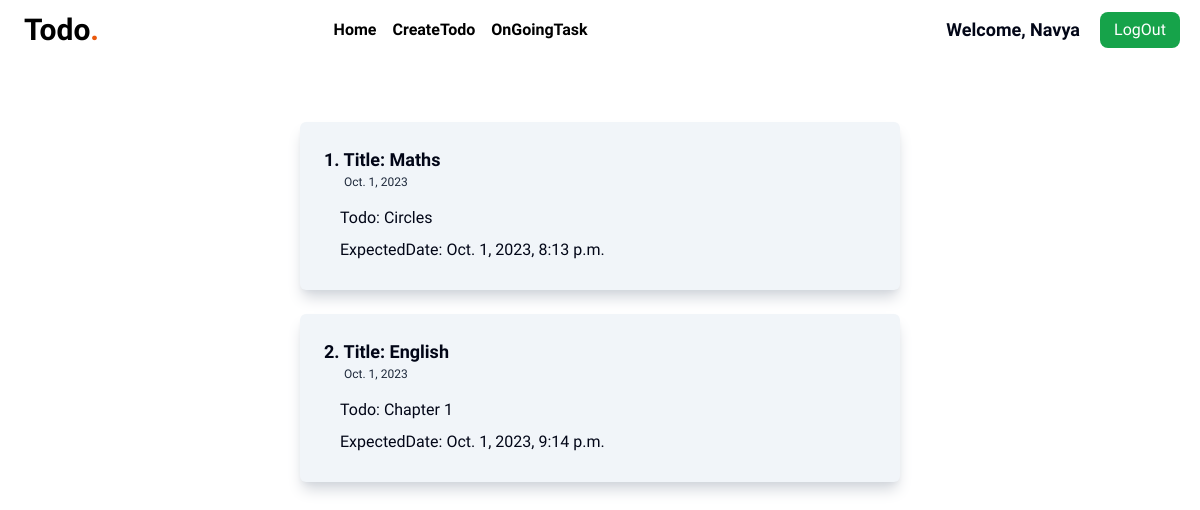
Page /viewTodo/ (signed in) on the committed database.
### todo/models.py (models this page shows, shortened)
class CreateTodo(models.Model):
    sno = models.AutoField(primary_key=True)
    user = models.ForeignKey(User, on_delete=models.CASCADE)
    title = models.CharField(max_length=10, null=False ,default="")
    desc = models.TextField(null=False, default="")
    crateDt = models.DateField(auto_now_add = True)
    expectedDateTime = models.DateTimeField(default = now)

### todo/views.py (the view)
# urls.py: path('viewTodo/', views.viewTodo, name = 'viewTodo'),
def viewTodo(request):
    todos = CreateTodo.objects.all().filter(user_id = request.user.id)
    param = {"todos": todos}
    return render(request, 'viewTodo.html', param)

### templates/viewTodo.html (shortened to what this page needs)
{% extends "index.html" %}
{% block Main %}
{% if user.is_authenticated %}
<div class="todo mooli flex flex-col text-slate-950 justify-center items-center">
    {% for todo in todos %}
    <div class="content flex flex-col m-3 w-[600px] bg-slate-100 rounded-md shadow-lg shadow-gray-300">
        <div class="matter flex flex-col m-6">
            <h1 class="font-bold text-lg w-1/2">{{forloop.counter}}. Title: {{todo.title}}</h1>
            <p class="pl-5 text-xs text-slate-800 mb-3">{{todo.crateDt}}</p>
            <p class="pl-4 my-1 text-base">Todo: {{todo.desc}}</p>
            <p class="pl-4 my-1 text-base">ExpectedDate: {{todo.expectedDateTime}}</p>
        </div>
    </div>
    {% endfor %}
</div>
{% endif %}
{% endblock Main %}

### templates/index.html (shortened to what this page needs)
{% load static tailwind_tags %}
<html lang="en">
<head>
    {% tailwind_css %}
</head>
<body>
    <section class="navbar flex  ">
        <div class="content flex w-full m-3">
            <div class="left flex w-4/6 justify-center items-center ">
                <div class="title w-2/5 h-full   martel flex justify-start">
                    <h1 class="text-3xl text-black font-bold px-3">Todo<span
                            class="text-3xl text-orange-600 font-extrabold">.</span></h1>
                </div>
                <div
                    class="list w-3/5 h-full flex   items-center justify-start mooli text-base font-semibold text-black">
                    <li class="list-none mx-2"><a href="/">Home</a></li>
                    <li class="list-none mx-2"><a href="/createtodo">CreateTodo</a></li>
                    <li class="list-none mx-2"><a href="/viewTodo">OnGoingTask</a></li>
                </div>
            </div>
            <div class="right  w-2/6 mooli">
                <div class="buttons flex h-full justify-end items-center">
                    {% if user.is_authenticated %}
                    <span class="text-lg font-bold text-slate-950 px-3">Welcome, {{request.user|capfirst}}</span>
                    <button
                        class="text-white rounded-lg bg-green-600 mx-2 list-none h-full w-[80px] flex items-center justify-center hover:bg-green-700"><a
                            href="/logout">LogOut</a></button href="/hello">
                    {% endif %}
                </div>
            </div>
        </div>
    </section>
    <section class="main w-full h-[50px] flex justify-start items-center">
    </section>
    {% block Main %}{% endblock Main %}
</body>
</html>

### rows in the picture
CreateTodo: title "Maths", crateDt "Oct. 1, 2023", desc "Circles", expectedDateTime "Oct. 1, 2023, 8:13 p.m."
CreateTodo: title "English", crateDt "Oct. 1, 2023", desc "Chapter 1", expectedDateTime "Oct. 1, 2023, 9:14 p.m."

### other values in the picture
{{ request.user|capfirst }} "Navya"
